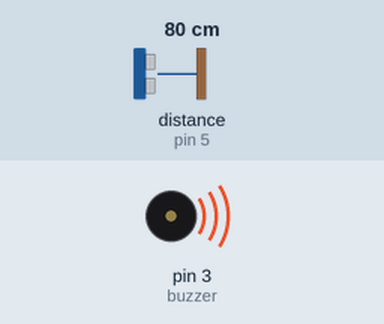
A sketch run on a simulated Arduino Uno, built with avr-gcc and run on an emulated ATmega328P. Parts: buzzer (waves = sounding). Wiring (inferred from the names in the program): ultrasonic range finder: trigger pin 4; echo pin 5. The test bench sets the inputs (shaded band); at power-on: distance to the obstacle (sensor on pin 5) 80 cm. The echo pulse lasts 58.3 µs per cm; what the sketch prints to the serial monitor is not drawn.

Above: at 0.1 s.
Timing chart, 0 to 1.6 s (numbered marks = the images above):
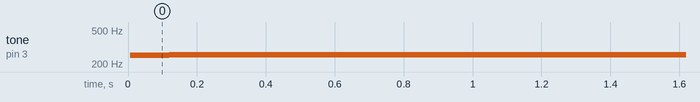

The sketch:

theremin.ino
```cpp
int buzzer=3;

int trig=4;
int echo=5;
int tiempo;
int distancia;
int nota;

void setup()
 {
  pinMode(buzzer, OUTPUT);
  pinMode(trig, OUTPUT);
  pinMode(echo, INPUT);
  Serial.begin(9600);
}

void loop()
{
  digitalWrite(trig,HIGH);
  delay(1);
  digitalWrite(trig, LOW);
  tiempo=pulseIn(echo,HIGH);
  distancia=tiempo/58.2;
  Serial.println(nota);
  nota=map(distancia,10,300,50,900);
  tone(buzzer,nota);
  delay(50);
}
```

Measured:
- by itself, tone on pin 3 (buzzer): silent → 252 Hz at 0.01 s, → 255 Hz 0.11 s later
